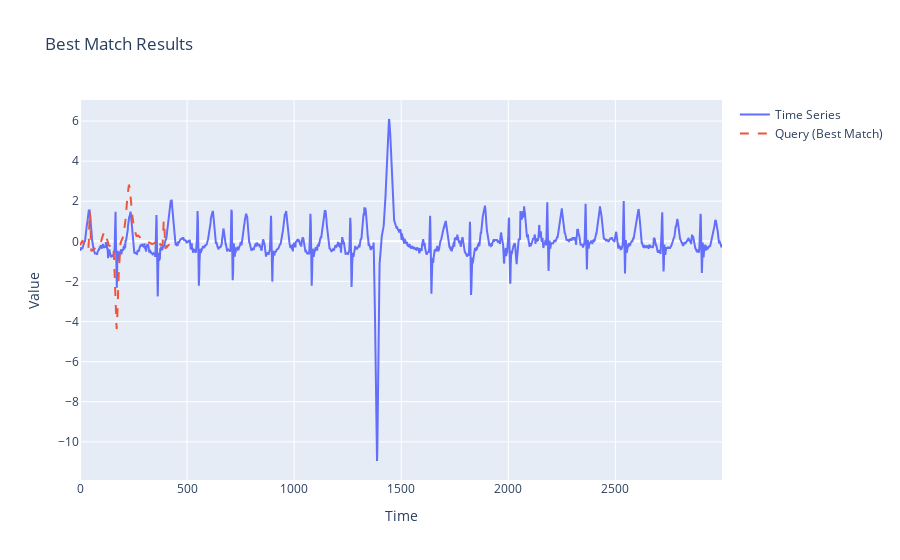

The notebook cell saved with this chart:
### Code cell
# Применение алгоритма MASS для вычисления профиля расстояний
mass_profile = mts.mass(ts, query)  # Временной ряд передается первым, затем запрос

# Используем только вещественную часть профиля расстояний
real_mass_profile = np.real(mass_profile)

# Параметры
topK = 3
excl_zone_frac = 0.5
excl_zone = math.ceil(len(query) * excl_zone_frac)

# Поиск топ-совпадений с использованием функции topK_match
mass_bestmatch_results = topK_match(real_mass_profile, excl_zone, topK)

# Вывод результатов
print("TopK совпадения (MASS):")
for idx, dist in zip(mass_bestmatch_results['indices'], mass_bestmatch_results['distances']):
    print(f"Индекс: {idx}, Расстояние: {dist}")

# Визуализация результатов
plot_bestmatch_results(ts, query, mass_bestmatch_results)

### Figure 1 — Plotly figure (JSON) as saved in the notebook; plotly's stock layout.template omitted (floating-point values rounded to 4 significant figures; data arrays with more than 128 entries replaced by an {"elided": "..."} marker saying what was removed)
{"data": [{"mode": "lines", "name": "Time Series", "type": "scatter", "x": {"elided": "2999 int values"}, "y": {"elided": "2999 float values"}}, {"line": {"dash": "dash"}, "mode": "lines", "name": "Query (Best Match)", "type": "scatter", "x": {"elided": "420 int values"}, "y": {"elided": "420 float values"}}], "layout": {"autosize": true, "title": {"text": "Best Match Results"}, "xaxis": {"autorange": true, "range": [0, 2998], "title": {"text": "Time"}, "type": "linear"}, "yaxis": {"autorange": true, "range": [-11.9, 7.048], "title": {"text": "Value"}, "type": "linear"}}}
